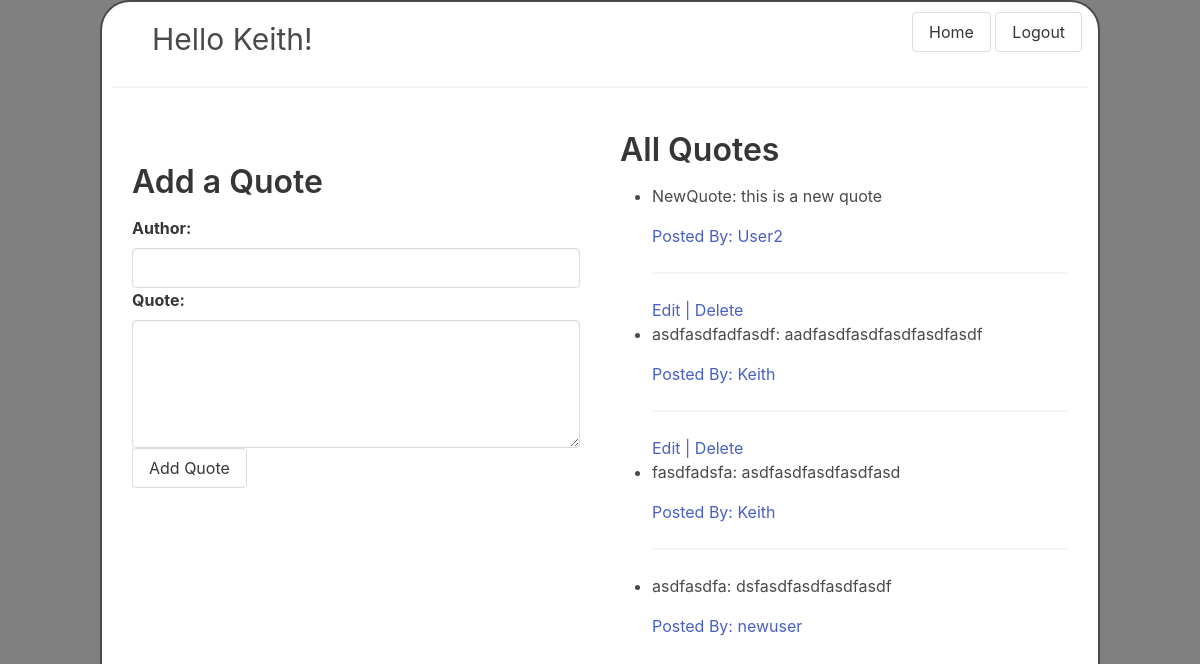
The page /quotes (signed in) on the database its author committed.
### quotable_quotes_app/models.py (models this page shows)
class User(models.Model):
    first_name = models.CharField(max_length=25)
    last_name = models.CharField(max_length=25)
    email = models.CharField(max_length=50)
    password = models.CharField(max_length=50)
    created_at = models.DateTimeField(auto_now_add=True)
    updated_at = models.DateTimeField(auto_now=True)
    objects = UserManager()

class Quotes(models.Model):
    author = models.CharField(max_length=30)
    quote = models.CharField(max_length=255)
    created_at = models.DateTimeField(auto_now_add=True)
    updated_at = models.DateTimeField(auto_now=True)
    uploaded_by = models.ForeignKey(User, related_name="quotes_created", on_delete = models.CASCADE)
    objects = QuotesManager()

### quotable_quotes_app/views.py (the view)
# urls.py: path('quotes', views.main_landing),
def main_landing(request):
    if 'user_id' not in request.session:
        return redirect('/')
    context = {
        "user": User.objects.get(id= request.session['user_id']),
        "quotes": Quotes.objects.all()
    }
    return render(request,'quotes_landing.html', context)

### quotable_quotes_app/Templates/quotes_landing.html (shortened to what this page needs)
<!DOCTYPE html>
<html lang="en">
    <head>
        {% load static %}
        <link rel="stylesheet" href="https://cdn.jsdelivr.net/npm/bulma@0.9.3/css/bulma.min.css">
        <link rel="stylesheet" href="{% static 'css/style.css' %}">
    </head>
    <body>
        <div class="logout_button">
            <a href="/quotes"><button class="button">Home</button></a>
            <a href="../logout"><button class="button">Logout</button></a>
        </div>
        <header>
            <h1> Hello {{ user.first_name }}! </h1>
            <hr>
        </header>
        <div class="content">
            <form action="quotes/create" method="POST">
                <h1 class="label"> Add a Quote </h1>
                <label for="Author" class="label">Author:</label>
                <input class="input" type="text" name="author" id="author" >
                <label for="quote" class="label">Quote:</label>
                <textarea class="textarea" type="textarea" name="quote" id="quote"></textarea>
                <input class="button" type="submit" name="add_quote" id="add_book" value="Add Quote">
            </form>
            <div class="all_quotes">
                <h1 class="label"> All Quotes </h1>
                {% for quote in quotes %}
                        <ul>
                            {% if user.id is quote.uploaded_by.id %}
                                <a href="/quotes/{{quote.id}}/edit">Edit |</a>
                                <a href="quotes/{{quote.id}}/destory">Delete</a>
                            {% endif %}
                            <li class="quote_list_item">
                                <p>{{ quote.author}}: {{quote.quote}}</p>
                                <a href="quotes/users/{{quote.uploaded_by.id}}" class="user_name"><p>Posted By: {{ quote.uploaded_by.first_name}}</p></a>
                                <hr>
                            </li>
                        </ul>
                {% endfor %}
            </div>
        </div>
    </body>
</html>

### quotable_quotes_app/static/css/style.css (style rules this page uses)
html { background-color: grey; }
* { margin: 0px; padding: 0px; }
body { margin: 25px; margin: auto; padding: 10px; border-style: solid; border-width: 2px; width: 1000px; height: 700px; background-color: white; border-radius: 30px; }
header h1 { padding-left: 40px; padding-top: 5px; font-size: 30px; }
.content { display:flex; }
form { width: 50%; padding:20px; }
div .all_quotes { padding:20px; width: 50%; overflow-x: auto; overflow-y: none; height: 550px; }
.logout_button { position: absolute; padding-left: 800px; }

### rows shown on the page
User: first_name "Keith"
Quotes: author "NewQuote", quote "this is a new quote", uploaded_by.first_name "User2"
Quotes: author "asdfasdfadfasdf", quote "aadfasdfasdfasdfasdfasdf", uploaded_by.first_name "Keith"
Quotes: author "fasdfadsfa", quote "asdfasdfasdfasdfasd", uploaded_by.first_name "Keith"
Quotes: author "asdfasdfa", quote "dsfasdfasdfasdfasdf", uploaded_by.first_name "newuser"
